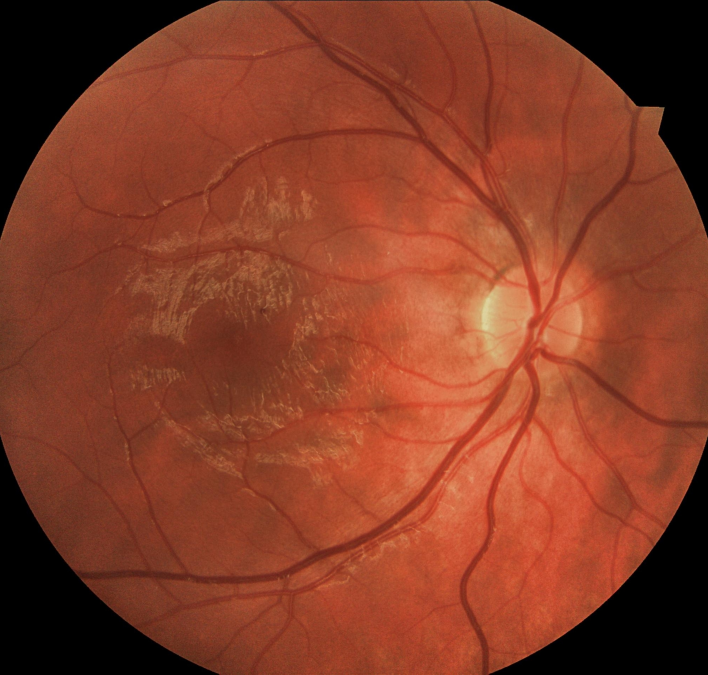
%> input picture mFiles/gs6.jpg, 2124 x 2024 px (shown at 1/3 size)
$ octave CircleFinder.m   (GNU Octave 9; MATLAB toolbox functions it lacks are replaced by stand-ins)
%> lines starting %> are read from the running program, lines starting %| are printed output that depends on the picture; in (x1, y1, x2, y2) boxes, pixels count from 0 and x2, y2 are one past the last pixel; in counts of white or black regions, pixels touching at a corner belong together; the program's own positions count from 1
%> further down, img is the input picture: size 2024x2124x3 uint8; mean R, G, B 133, 60.6, 38.9
### mFiles/GetCrop.m
function cropped_img = GetCrop(img)
%%this function helps create a bounding box to be used with the Chenvese active
%%contours.
[x,y]=size(img);
%> x = 2024; y = 6372

horizontal_middle = x / 2;
%> horizontal_middle = 1012
vertical_middle = y / 2;
%> vertical_middle = 3186
top_bound = horizontal_middle - 400;
%> top_bound = 612
bottom_bound = horizontal_middle + 100;
%> bottom_bound = 1112

% [9 lines of commented-out code are left out]
first_crop = imcrop(img, [0 top_bound x 800]);
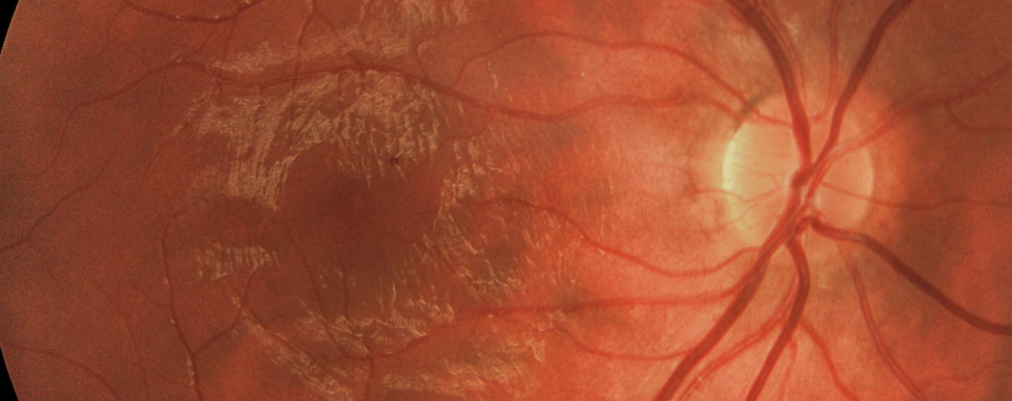
%> first_crop: size 801x2024x3 uint8 (shown at 1/2 size); mean R, G, B 159.3, 75.7, 48.4
%how does the above line work
[width, height] = size(first_crop);
%> width = 801; height = 6072

disp(width);
%| 801
disp(height);
%| 6072
figure, imshow(first_crop), title('first crop');

bool = getSide(first_crop, horizontal_middle);

%first if statement takes care of the OD on the left side
if(bool == 0)
    left_bound = vertical_middle - 500;
    cropped_img = imcrop(first_crop, [0 0 width left_bound]);
    %B = imcrop(A,[xmin ymin width height]);
else if(bool == 1)
    right_bound = vertical_middle + 500;
    cropped_img = imcrop(first_crop, [width 0 right_bound height]);
    %[xmin ymin width height]
end
end
% [89 lines of commented-out code are left out]

### mFiles/getSide.m
function bool = getSide(img, horizontal_middle)
%> called with horizontal_middle = 1012

%%this function decides which side of the image the OD is on so that we can
%%create a better bounding box to pass to chenevese algorithm
%%it will pass a zero if it is on the left and a 1 if it is on the right

gray = rgb2gray(img);
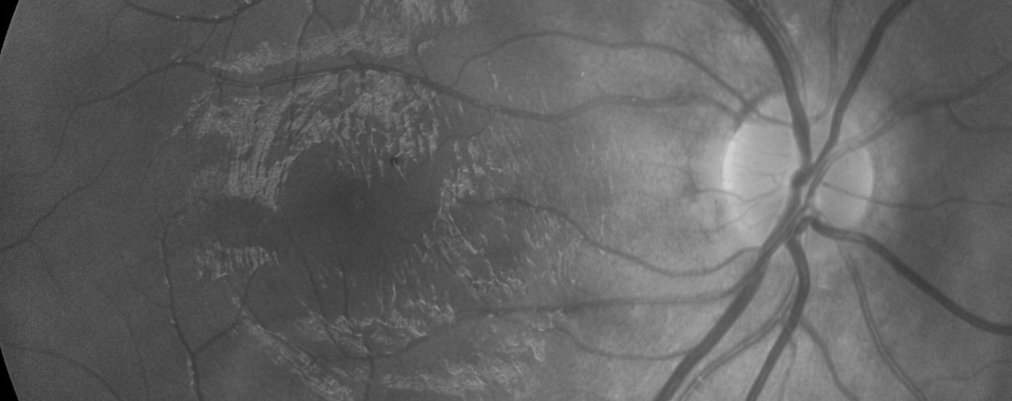
%> gray: size 801x2024 uint8 (shown at 1/2 size); min 0, max 211, mean 97.6
superGray = imadjust(gray);
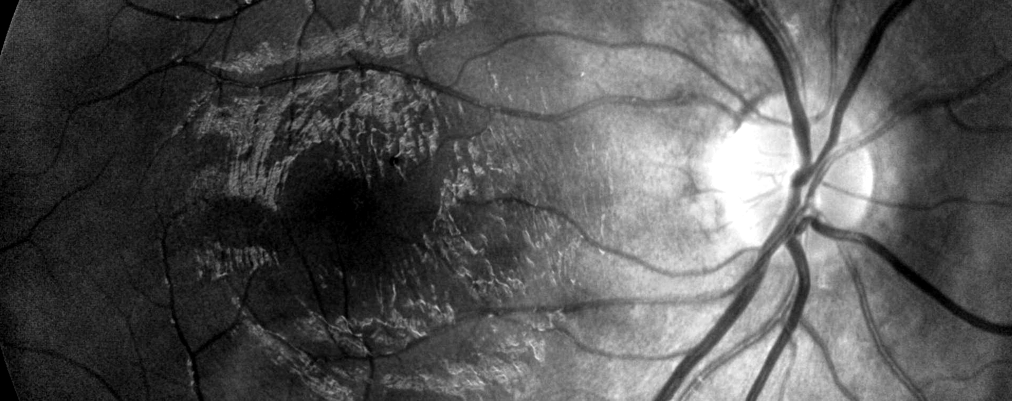
%> superGray: size 801x2024 uint8 (shown at 1/2 size); min 0, max 255, mean 84.1
bw = im2bw(superGray);
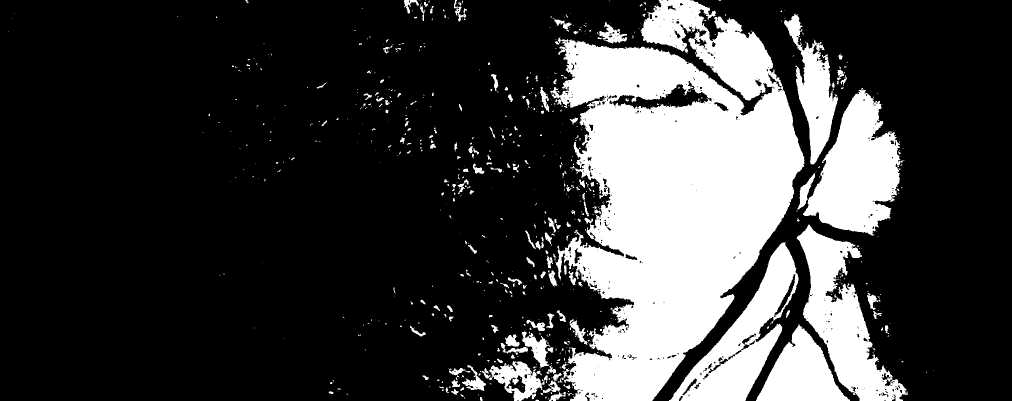
%> bw: size 801x2024 logical (shown at 1/2 size); 23.7% white; 789 white regions (620 under 20 px), largest, box (x1, y1, x2, y2) and area: (1100, 0, 1609, 801) 241699, (1606, 176, 1806, 472) 32812, (1593, 449, 1816, 801) 29943
[x,y] = size(bw);
%> x = 801; y = 2024
figure, imshow(bw), title('bw');

disp(x);
%| 801
disp(y);
%| 2024
L_counter = 0;
R_counter = 0;

for i = 1:x,
    for j = 1:horizontal_middle,
        if bw(i, j) == 1
            L_counter = L_counter + 1;
        end
    end
end
%> after the loop, L_counter = 8108


for i = 1:x,
    for j = horizontal_middle:y,
        if bw(i, j) == 1
            R_counter = R_counter + 1;
        end
    end
end
%> after the loop, R_counter = 376484

bool = 0;

if L_counter > R_counter,
    bool = 0;
end
if R_counter > L_counter,
    bool = 1;

end
disp('bool value is (0 = OD on left side, 1 = OD on right side): ');
disp(bool);


### mFiles/CircleFinder.m
img = imread('gs6.jpg');
img = GetCrop(img);
%> in GetCrop, `bool = getSide(first_crop, horizontal_middle);`: bool = 1
%> in GetCrop, `cropped_img = imcrop(first_crop, [width 0 right_bound height]);`:
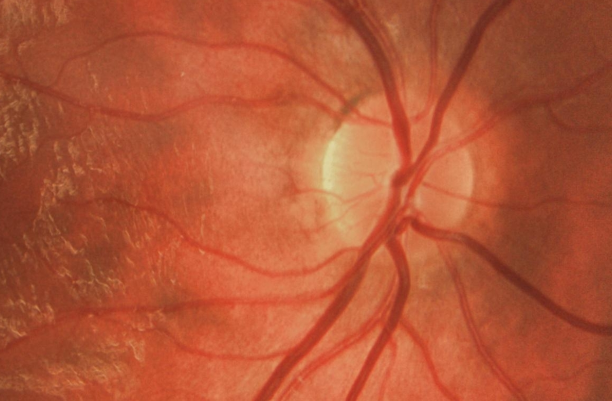
%> cropped_img: size 801x1224x3 uint8 (shown at 1/2 size); mean R, G, B 179.1, 86.1, 54.5

figure, subplot(4,4,1), imshow(img), title('original');
H1 = fspecial('unsharp');

H2 = fspecial('gaussian',150, 150);
newrgb = imfilter(img, H1, 'circular');
%> (the run ends here)

$ run again, with mFiles/gs1.jpg copied over mFiles/gs6.jpg
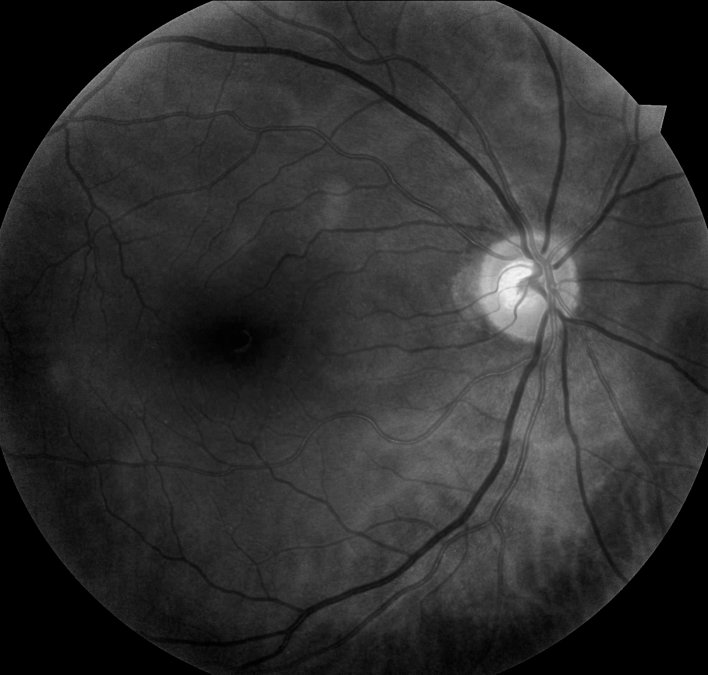
%> input picture mFiles/gs1.jpg, 2124 x 2024 px (shown at 1/3 size)
%> img is the input picture: size 2024x2124x3 uint8; min 0, max 248, mean 47.2
%| 801
%| 6072
%> in getSide, `bw = im2bw(superGray);`:
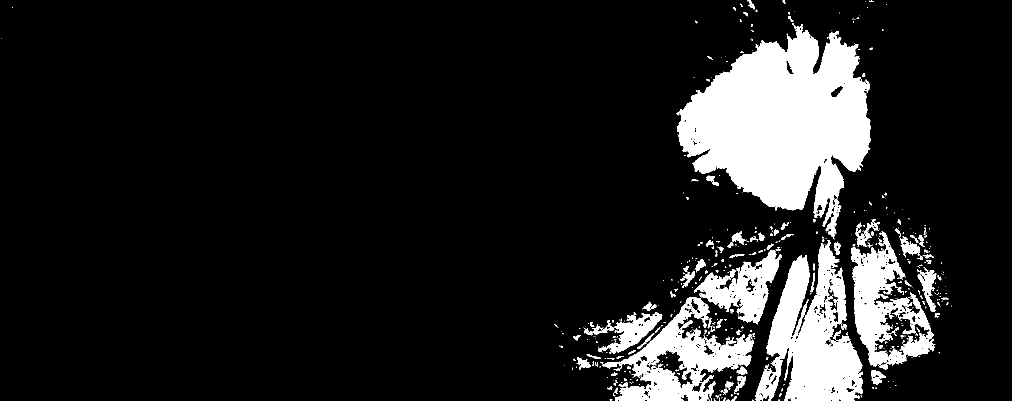
%> bw: size 801x2024 logical (shown at 1/2 size); 12.3% white; 506 white regions (394 under 20 px), largest, box (x1, y1, x2, y2) and area: (1353, 49, 1742, 478) 95183, (1510, 480, 1726, 801) 36325, (1205, 595, 1510, 801) 22463
%| 801
%| 2024
%> after the loop in getSide, `for i = 1:x,`: L_counter = 3
%> after the loop in getSide, `for i = 1:x,`: R_counter = 200001
%> bool = 1
%> in GetCrop, `cropped_img = imcrop(first_crop, [width 0 right_bound height]);`:
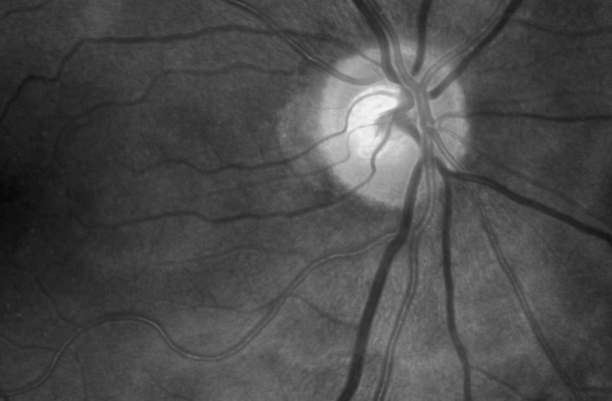
%> cropped_img: size 801x1224x3 uint8 (shown at 1/2 size); min 6, max 248, mean 74.5

$ run again, with mFiles/gs10.jpg copied over mFiles/gs6.jpg
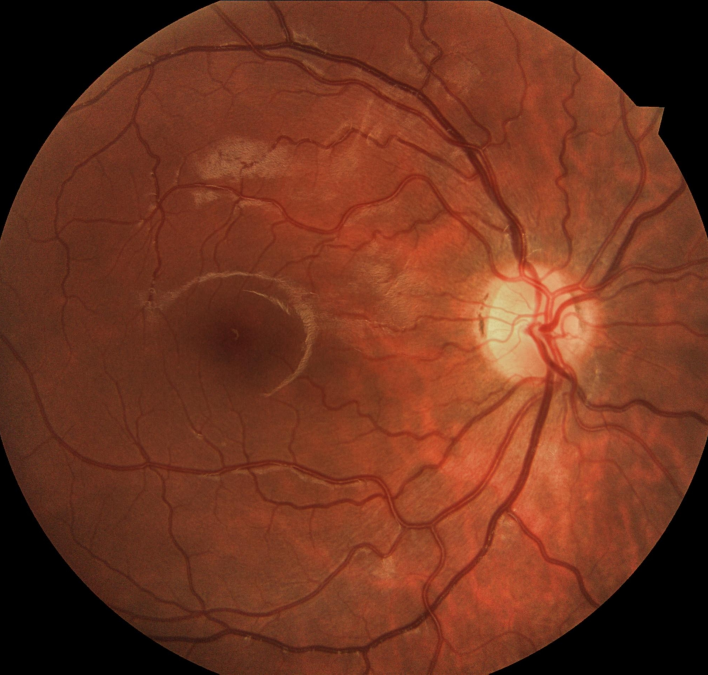
%> input picture mFiles/gs10.jpg, 2124 x 2024 px (shown at 1/3 size)
%> img is the input picture: size 2024x2124x3 uint8; mean R, G, B 112.2, 52.9, 32.2
%| 801
%| 6072
%> in getSide, `bw = im2bw(superGray);`:
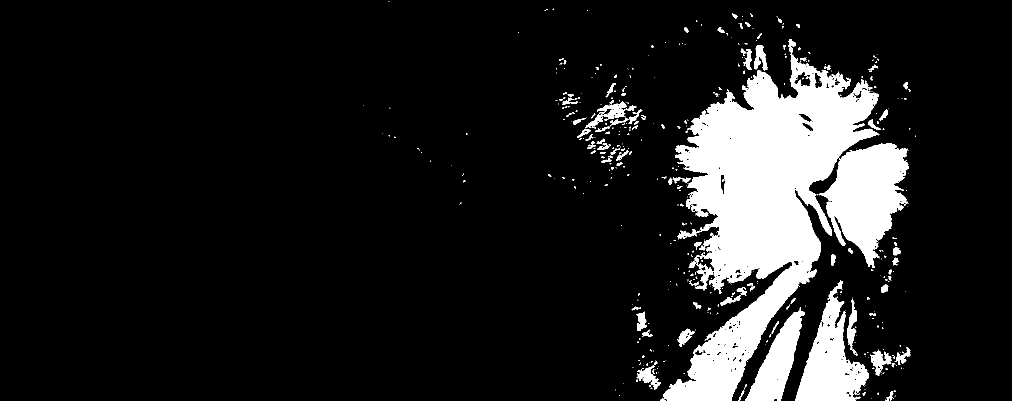
%> bw: size 801x2024 logical (shown at 1/2 size); 11.8% white; 467 white regions (354 under 20 px), largest, box (x1, y1, x2, y2) and area: (1327, 107, 1759, 801) 125774, (1637, 286, 1818, 536) 25241, (1591, 561, 1738, 801) 15652
%| 801
%| 2024
%> after the loop in getSide, `for i = 1:x,`: L_counter = 65
%> after the loop in getSide, `for i = 1:x,`: R_counter = 191859
%> bool = 1
%> in GetCrop, `cropped_img = imcrop(first_crop, [width 0 right_bound height]);`:
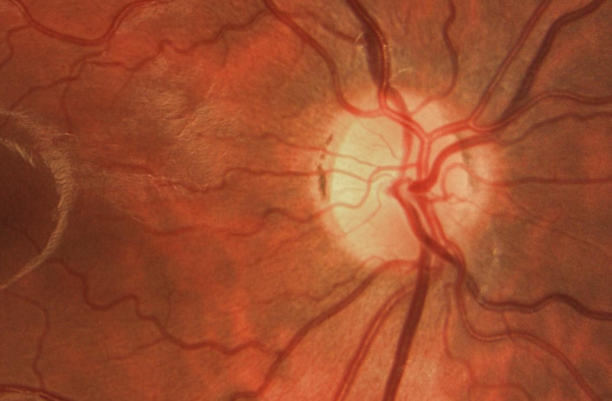
%> cropped_img: size 801x1224x3 uint8 (shown at 1/2 size); mean R, G, B 157.5, 77, 45.8
